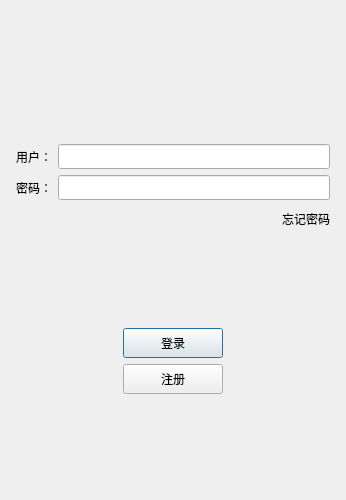
<?xml version="1.0" encoding="UTF-8"?>
<ui version="4.0">
 <class>LoginDialog</class>
 <widget class="QDialog" name="LoginDialog">
  <property name="geometry">
   <rect>
    <x>0</x>
    <y>0</y>
    <width>346</width>
    <height>500</height>
   </rect>
  </property>
  <property name="minimumSize">
   <size>
    <width>300</width>
    <height>500</height>
   </size>
  </property>
  <property name="maximumSize">
   <size>
    <width>10000</width>
    <height>10000</height>
   </size>
  </property>
  <property name="windowTitle">
   <string>Dialog</string>
  </property>
  <layout class="QGridLayout" name="gridLayout_2">
   <item row="0" column="0">
    <layout class="QVBoxLayout" name="verticalLayout">
     <property name="leftMargin">
      <number>5</number>
     </property>
     <property name="topMargin">
      <number>5</number>
     </property>
     <property name="rightMargin">
      <number>5</number>
     </property>
     <property name="bottomMargin">
      <number>5</number>
     </property>
     <item>
      <widget class="QWidget" name="widget" native="true">
       <layout class="QGridLayout" name="gridLayout">
        <item row="0" column="1">
         <widget class="QLabel" name="label">
          <property name="text">
           <string/>
          </property>
          <property name="pixmap">
           <pixmap resource="rc.qrc">:/res/ice.png</pixmap>
          </property>
          <property name="scaledContents">
           <bool>false</bool>
          </property>
          <property name="alignment">
           <set>Qt::AlignCenter</set>
          </property>
         </widget>
        </item>
       </layout>
      </widget>
     </item>
     <item>
      <spacer name="verticalSpacer">
       <property name="orientation">
        <enum>Qt::Vertical</enum>
       </property>
       <property name="sizeHint" stdset="0">
        <size>
         <width>20</width>
         <height>40</height>
        </size>
       </property>
      </spacer>
     </item>
     <item>
      <layout class="QHBoxLayout" name="horizontalLayout">
       <item>
        <widget class="QLabel" name="user_label">
         <property name="minimumSize">
          <size>
           <width>0</width>
           <height>25</height>
          </size>
         </property>
         <property name="maximumSize">
          <size>
           <width>16777215</width>
           <height>25</height>
          </size>
         </property>
         <property name="text">
          <string>用户：</string>
         </property>
        </widget>
       </item>
       <item>
        <widget class="QLineEdit" name="user_edit">
         <property name="minimumSize">
          <size>
           <width>0</width>
           <height>25</height>
          </size>
         </property>
         <property name="maximumSize">
          <size>
           <width>16777215</width>
           <height>25</height>
          </size>
         </property>
        </widget>
       </item>
      </layout>
     </item>
     <item>
      <layout class="QHBoxLayout" name="horizontalLayout_2">
       <item>
        <widget class="QLabel" name="pass_label">
         <property name="minimumSize">
          <size>
           <width>0</width>
           <height>25</height>
          </size>
         </property>
         <property name="text">
          <string>密码：</string>
         </property>
        </widget>
       </item>
       <item>
        <widget class="QLineEdit" name="pass_edit">
         <property name="minimumSize">
          <size>
           <width>0</width>
           <height>25</height>
          </size>
         </property>
        </widget>
       </item>
      </layout>
     </item>
     <item>
      <layout class="QHBoxLayout" name="horizontalLayout_4">
       <item>
        <spacer name="horizontalSpacer">
         <property name="orientation">
          <enum>Qt::Horizontal</enum>
         </property>
         <property name="sizeHint" stdset="0">
          <size>
           <width>40</width>
           <height>20</height>
          </size>
         </property>
        </spacer>
       </item>
       <item>
        <widget class="QLabel" name="forget_label">
         <property name="minimumSize">
          <size>
           <width>0</width>
           <height>25</height>
          </size>
         </property>
         <property name="text">
          <string>忘记密码</string>
         </property>
        </widget>
       </item>
      </layout>
     </item>
     <item>
      <spacer name="verticalSpacer_2">
       <property name="orientation">
        <enum>Qt::Vertical</enum>
       </property>
       <property name="sizeHint" stdset="0">
        <size>
         <width>20</width>
         <height>40</height>
        </size>
       </property>
      </spacer>
     </item>
     <item>
      <layout class="QHBoxLayout" name="horizontalLayout_5">
       <item>
        <spacer name="horizontalSpacer_2">
         <property name="orientation">
          <enum>Qt::Horizontal</enum>
         </property>
         <property name="sizeHint" stdset="0">
          <size>
           <width>40</width>
           <height>20</height>
          </size>
         </property>
        </spacer>
       </item>
       <item>
        <widget class="QPushButton" name="login_btn">
         <property name="minimumSize">
          <size>
           <width>100</width>
           <height>30</height>
          </size>
         </property>
         <property name="text">
          <string>登录</string>
         </property>
        </widget>
       </item>
       <item>
        <spacer name="horizontalSpacer_3">
         <property name="orientation">
          <enum>Qt::Horizontal</enum>
         </property>
         <property name="sizeHint" stdset="0">
          <size>
           <width>40</width>
           <height>20</height>
          </size>
         </property>
        </spacer>
       </item>
      </layout>
     </item>
     <item>
      <layout class="QHBoxLayout" name="horizontalLayout_6">
       <item>
        <spacer name="horizontalSpacer_5">
         <property name="orientation">
          <enum>Qt::Horizontal</enum>
         </property>
         <property name="sizeHint" stdset="0">
          <size>
           <width>40</width>
           <height>20</height>
          </size>
         </property>
        </spacer>
       </item>
       <item>
        <widget class="QPushButton" name="reg_btn">
         <property name="minimumSize">
          <size>
           <width>100</width>
           <height>30</height>
          </size>
         </property>
         <property name="text">
          <string>注册</string>
         </property>
        </widget>
       </item>
       <item>
        <spacer name="horizontalSpacer_4">
         <property name="orientation">
          <enum>Qt::Horizontal</enum>
         </property>
         <property name="sizeHint" stdset="0">
          <size>
           <width>40</width>
           <height>20</height>
          </size>
         </property>
        </spacer>
       </item>
      </layout>
     </item>
     <item>
      <spacer name="verticalSpacer_3">
       <property name="orientation">
        <enum>Qt::Vertical</enum>
       </property>
       <property name="sizeHint" stdset="0">
        <size>
         <width>20</width>
         <height>40</height>
        </size>
       </property>
      </spacer>
     </item>
    </layout>
   </item>
  </layout>
 </widget>
 <resources>
  <include location="rc.qrc"/>
 </resources>
 <connections/>
</ui>
